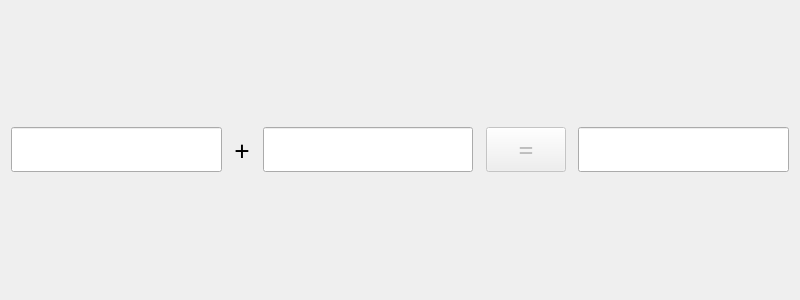
<?xml version="1.0" encoding="UTF-8"?>
<ui version="4.0">
 <class>CalculatorDialog</class>
 <widget class="QDialog" name="CalculatorDialog">
  <property name="geometry">
   <rect>
    <x>0</x>
    <y>0</y>
    <width>800</width>
    <height>300</height>
   </rect>
  </property>
  <property name="font">
   <font>
    <family>Adobe 宋体 Std L</family>
    <pointsize>20</pointsize>
   </font>
  </property>
  <property name="windowTitle">
   <string>计算器</string>
  </property>
  <layout class="QHBoxLayout" name="horizontalLayout">
   <item>
    <widget class="QLineEdit" name="m_editX">
     <property name="alignment">
      <set>Qt::AlignCenter</set>
     </property>
    </widget>
   </item>
   <item>
    <spacer name="horizontalSpacer">
     <property name="orientation">
      <enum>Qt::Horizontal</enum>
     </property>
     <property name="sizeHint" stdset="0">
      <size>
       <width>40</width>
       <height>20</height>
      </size>
     </property>
    </spacer>
   </item>
   <item>
    <widget class="QLabel" name="m_label">
     <property name="text">
      <string>+</string>
     </property>
     <property name="alignment">
      <set>Qt::AlignCenter</set>
     </property>
    </widget>
   </item>
   <item>
    <spacer name="horizontalSpacer_2">
     <property name="orientation">
      <enum>Qt::Horizontal</enum>
     </property>
     <property name="sizeHint" stdset="0">
      <size>
       <width>40</width>
       <height>20</height>
      </size>
     </property>
    </spacer>
   </item>
   <item>
    <widget class="QLineEdit" name="m_editY">
     <property name="alignment">
      <set>Qt::AlignCenter</set>
     </property>
    </widget>
   </item>
   <item>
    <spacer name="horizontalSpacer_3">
     <property name="orientation">
      <enum>Qt::Horizontal</enum>
     </property>
     <property name="sizeHint" stdset="0">
      <size>
       <width>40</width>
       <height>20</height>
      </size>
     </property>
    </spacer>
   </item>
   <item>
    <widget class="QPushButton" name="m_button">
     <property name="enabled">
      <bool>false</bool>
     </property>
     <property name="text">
      <string>=</string>
     </property>
    </widget>
   </item>
   <item>
    <spacer name="horizontalSpacer_4">
     <property name="orientation">
      <enum>Qt::Horizontal</enum>
     </property>
     <property name="sizeHint" stdset="0">
      <size>
       <width>40</width>
       <height>20</height>
      </size>
     </property>
    </spacer>
   </item>
   <item>
    <widget class="QLineEdit" name="m_editZ">
     <property name="alignment">
      <set>Qt::AlignCenter</set>
     </property>
     <property name="readOnly">
      <bool>true</bool>
     </property>
    </widget>
   </item>
  </layout>
 </widget>
 <resources/>
 <connections/>
</ui>
